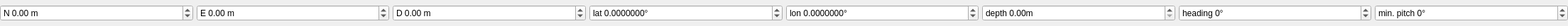
<?xml version="1.0" encoding="UTF-8"?>
<ui version="4.0">
 <class>QGCMissionNavTakeoff</class>
 <widget class="QWidget" name="QGCMissionNavTakeoff">
  <property name="geometry">
   <rect>
    <x>0</x>
    <y>0</y>
    <width>2208</width>
    <height>37</height>
   </rect>
  </property>
  <property name="sizePolicy">
   <sizepolicy hsizetype="Preferred" vsizetype="Preferred">
    <horstretch>0</horstretch>
    <verstretch>0</verstretch>
   </sizepolicy>
  </property>
  <property name="minimumSize">
   <size>
    <width>0</width>
    <height>0</height>
   </size>
  </property>
  <property name="windowTitle">
   <string>Form</string>
  </property>
  <property name="styleSheet">
   <string notr="true"/>
  </property>
  <layout class="QHBoxLayout" name="horizontalLayout">
   <property name="spacing">
    <number>5</number>
   </property>
   <property name="leftMargin">
    <number>0</number>
   </property>
   <property name="topMargin">
    <number>0</number>
   </property>
   <property name="rightMargin">
    <number>0</number>
   </property>
   <property name="bottomMargin">
    <number>0</number>
   </property>
   <item>
    <widget class="QDoubleSpinBox" name="posNSpinBox">
     <property name="sizePolicy">
      <sizepolicy hsizetype="Expanding" vsizetype="Fixed">
       <horstretch>0</horstretch>
       <verstretch>0</verstretch>
      </sizepolicy>
     </property>
     <property name="focusPolicy">
      <enum>Qt::WheelFocus</enum>
     </property>
     <property name="toolTip">
      <string>Position X coordinate</string>
     </property>
     <property name="statusTip">
      <string>Position X corrdinate</string>
     </property>
     <property name="wrapping">
      <bool>false</bool>
     </property>
     <property name="frame">
      <bool>true</bool>
     </property>
     <property name="accelerated">
      <bool>true</bool>
     </property>
     <property name="keyboardTracking">
      <bool>false</bool>
     </property>
     <property name="prefix">
      <string>N </string>
     </property>
     <property name="suffix">
      <string> m</string>
     </property>
     <property name="minimum">
      <double>-10000.000000000000000</double>
     </property>
     <property name="maximum">
      <double>10000.000000000000000</double>
     </property>
     <property name="singleStep">
      <double>0.050000000000000</double>
     </property>
    </widget>
   </item>
   <item>
    <widget class="QDoubleSpinBox" name="posESpinBox">
     <property name="sizePolicy">
      <sizepolicy hsizetype="Expanding" vsizetype="Fixed">
       <horstretch>0</horstretch>
       <verstretch>0</verstretch>
      </sizepolicy>
     </property>
     <property name="focusPolicy">
      <enum>Qt::WheelFocus</enum>
     </property>
     <property name="toolTip">
      <string>Position Y/Longitude coordinate</string>
     </property>
     <property name="statusTip">
      <string>Position Y/Longitude coordinate</string>
     </property>
     <property name="keyboardTracking">
      <bool>false</bool>
     </property>
     <property name="prefix">
      <string>E </string>
     </property>
     <property name="suffix">
      <string> m</string>
     </property>
     <property name="minimum">
      <double>-10000.000000000000000</double>
     </property>
     <property name="maximum">
      <double>10000.000000000000000</double>
     </property>
     <property name="singleStep">
      <double>0.050000000000000</double>
     </property>
     <property name="value">
      <double>0.000000000000000</double>
     </property>
    </widget>
   </item>
   <item>
    <widget class="QDoubleSpinBox" name="posDSpinBox">
     <property name="sizePolicy">
      <sizepolicy hsizetype="Expanding" vsizetype="Fixed">
       <horstretch>0</horstretch>
       <verstretch>0</verstretch>
      </sizepolicy>
     </property>
     <property name="focusPolicy">
      <enum>Qt::WheelFocus</enum>
     </property>
     <property name="toolTip">
      <string>Position Z coordinate (local frame, negative)</string>
     </property>
     <property name="statusTip">
      <string/>
     </property>
     <property name="keyboardTracking">
      <bool>false</bool>
     </property>
     <property name="prefix">
      <string>D </string>
     </property>
     <property name="suffix">
      <string> m</string>
     </property>
     <property name="minimum">
      <double>-10000.000000000000000</double>
     </property>
     <property name="maximum">
      <double>10000.000000000000000</double>
     </property>
     <property name="singleStep">
      <double>0.050000000000000</double>
     </property>
    </widget>
   </item>
   <item>
    <widget class="QDoubleSpinBox" name="latSpinBox">
     <property name="sizePolicy">
      <sizepolicy hsizetype="Expanding" vsizetype="Fixed">
       <horstretch>0</horstretch>
       <verstretch>0</verstretch>
      </sizepolicy>
     </property>
     <property name="focusPolicy">
      <enum>Qt::WheelFocus</enum>
     </property>
     <property name="toolTip">
      <string>Latitude in degrees</string>
     </property>
     <property name="statusTip">
      <string>Latitude in degrees</string>
     </property>
     <property name="keyboardTracking">
      <bool>false</bool>
     </property>
     <property name="prefix">
      <string>lat </string>
     </property>
     <property name="suffix">
      <string>°</string>
     </property>
     <property name="decimals">
      <number>7</number>
     </property>
     <property name="minimum">
      <double>-90.000000000000000</double>
     </property>
     <property name="maximum">
      <double>90.000000000000000</double>
     </property>
     <property name="singleStep">
      <double>0.000010000000000</double>
     </property>
    </widget>
   </item>
   <item>
    <widget class="QDoubleSpinBox" name="lonSpinBox">
     <property name="sizePolicy">
      <sizepolicy hsizetype="Expanding" vsizetype="Fixed">
       <horstretch>0</horstretch>
       <verstretch>0</verstretch>
      </sizepolicy>
     </property>
     <property name="focusPolicy">
      <enum>Qt::WheelFocus</enum>
     </property>
     <property name="toolTip">
      <string>Longitude in degrees</string>
     </property>
     <property name="statusTip">
      <string>Longitude in degrees</string>
     </property>
     <property name="keyboardTracking">
      <bool>false</bool>
     </property>
     <property name="prefix">
      <string>lon </string>
     </property>
     <property name="suffix">
      <string>°</string>
     </property>
     <property name="decimals">
      <number>7</number>
     </property>
     <property name="minimum">
      <double>-180.000000000000000</double>
     </property>
     <property name="maximum">
      <double>180.000000000000000</double>
     </property>
     <property name="singleStep">
      <double>0.000010000000000</double>
     </property>
    </widget>
   </item>
   <item>
    <widget class="QDoubleSpinBox" name="altSpinBox">
     <property name="sizePolicy">
      <sizepolicy hsizetype="Expanding" vsizetype="Fixed">
       <horstretch>0</horstretch>
       <verstretch>0</verstretch>
      </sizepolicy>
     </property>
     <property name="toolTip">
      <string>Depth in meters</string>
     </property>
     <property name="statusTip">
      <string>Depth in meters</string>
     </property>
     <property name="keyboardTracking">
      <bool>false</bool>
     </property>
     <property name="prefix">
      <string>depth </string>
     </property>
     <property name="suffix">
      <string>m</string>
     </property>
     <property name="decimals">
      <number>2</number>
     </property>
     <property name="minimum">
      <double>0.000000000000000</double>
     </property>
     <property name="maximum">
      <double>200.000000000000000</double>
     </property>
    </widget>
   </item>
   <item>
    <widget class="QDoubleSpinBox" name="yawSpinBox">
     <property name="sizePolicy">
      <sizepolicy hsizetype="Expanding" vsizetype="Fixed">
       <horstretch>0</horstretch>
       <verstretch>0</verstretch>
      </sizepolicy>
     </property>
     <property name="focusPolicy">
      <enum>Qt::StrongFocus</enum>
     </property>
     <property name="toolTip">
      <string>Desired yaw angle at waypoint</string>
     </property>
     <property name="statusTip">
      <string>Desired yaw angle at waypoint</string>
     </property>
     <property name="wrapping">
      <bool>true</bool>
     </property>
     <property name="keyboardTracking">
      <bool>false</bool>
     </property>
     <property name="prefix">
      <string>heading </string>
     </property>
     <property name="suffix">
      <string>°</string>
     </property>
     <property name="decimals">
      <number>0</number>
     </property>
     <property name="minimum">
      <double>-180.000000000000000</double>
     </property>
     <property name="maximum">
      <double>180.000000000000000</double>
     </property>
    </widget>
   </item>
   <item>
    <widget class="QDoubleSpinBox" name="minPitchSpinBox">
     <property name="sizePolicy">
      <sizepolicy hsizetype="MinimumExpanding" vsizetype="Fixed">
       <horstretch>0</horstretch>
       <verstretch>0</verstretch>
      </sizepolicy>
     </property>
     <property name="toolTip">
      <string>Minimum Pitch</string>
     </property>
     <property name="statusTip">
      <string>Minimum Pitch</string>
     </property>
     <property name="keyboardTracking">
      <bool>false</bool>
     </property>
     <property name="prefix">
      <string>min. pitch </string>
     </property>
     <property name="suffix">
      <string>°</string>
     </property>
     <property name="decimals">
      <number>0</number>
     </property>
     <property name="minimum">
      <double>-90.000000000000000</double>
     </property>
     <property name="maximum">
      <double>90.000000000000000</double>
     </property>
     <property name="value">
      <double>0.000000000000000</double>
     </property>
    </widget>
   </item>
  </layout>
 </widget>
 <resources/>
 <connections/>
</ui>
